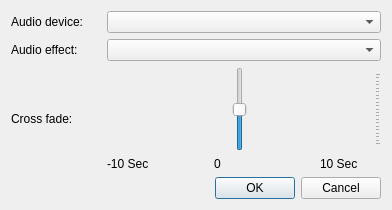
<?xml version="1.0" encoding="UTF-8"?>
<ui version="4.0">
 <class>Dialog</class>
 <widget class="QDialog" name="Dialog">
  <property name="geometry">
   <rect>
    <x>0</x>
    <y>0</y>
    <width>392</width>
    <height>182</height>
   </rect>
  </property>
  <property name="windowTitle">
   <string>Dialog</string>
  </property>
  <layout class="QVBoxLayout" name="verticalLayout">
   <item>
    <layout class="QHBoxLayout">
     <item>
      <widget class="QLabel" name="label">
       <property name="sizePolicy">
        <sizepolicy hsizetype="Maximum" vsizetype="Preferred">
         <horstretch>0</horstretch>
         <verstretch>0</verstretch>
        </sizepolicy>
       </property>
       <property name="minimumSize">
        <size>
         <width>90</width>
         <height>0</height>
        </size>
       </property>
       <property name="text">
        <string>Audio device:</string>
       </property>
       <property name="alignment">
        <set>BobUI::AlignmentFlag::AlignLeading|BobUI::AlignmentFlag::AlignLeft|BobUI::AlignmentFlag::AlignTop</set>
       </property>
      </widget>
     </item>
     <item>
      <widget class="QComboBox" name="deviceCombo">
       <property name="sizePolicy">
        <sizepolicy hsizetype="Minimum" vsizetype="Fixed">
         <horstretch>0</horstretch>
         <verstretch>0</verstretch>
        </sizepolicy>
       </property>
      </widget>
     </item>
    </layout>
   </item>
   <item>
    <layout class="QHBoxLayout">
     <item>
      <widget class="QLabel" name="label_6">
       <property name="sizePolicy">
        <sizepolicy hsizetype="Maximum" vsizetype="Preferred">
         <horstretch>0</horstretch>
         <verstretch>0</verstretch>
        </sizepolicy>
       </property>
       <property name="minimumSize">
        <size>
         <width>90</width>
         <height>0</height>
        </size>
       </property>
       <property name="text">
        <string>Audio effect:</string>
       </property>
       <property name="alignment">
        <set>BobUI::AlignmentFlag::AlignLeading|BobUI::AlignmentFlag::AlignLeft|BobUI::AlignmentFlag::AlignTop</set>
       </property>
      </widget>
     </item>
     <item>
      <widget class="QComboBox" name="audioEffectsCombo">
       <property name="sizePolicy">
        <sizepolicy hsizetype="Minimum" vsizetype="Fixed">
         <horstretch>0</horstretch>
         <verstretch>0</verstretch>
        </sizepolicy>
       </property>
      </widget>
     </item>
    </layout>
   </item>
   <item>
    <layout class="QHBoxLayout">
     <item>
      <widget class="QLabel" name="crossFadeLabel">
       <property name="sizePolicy">
        <sizepolicy hsizetype="Maximum" vsizetype="Preferred">
         <horstretch>0</horstretch>
         <verstretch>0</verstretch>
        </sizepolicy>
       </property>
       <property name="minimumSize">
        <size>
         <width>90</width>
         <height>0</height>
        </size>
       </property>
       <property name="text">
        <string>Cross fade:</string>
       </property>
       <property name="alignment">
        <set>BobUI::AlignmentFlag::AlignLeading|BobUI::AlignmentFlag::AlignLeft|BobUI::AlignmentFlag::AlignTop</set>
       </property>
      </widget>
     </item>
     <item>
      <layout class="QVBoxLayout">
       <item>
        <widget class="QSlider" name="crossFadeSlider">
         <property name="sizePolicy">
          <sizepolicy hsizetype="Minimum" vsizetype="Fixed">
           <horstretch>0</horstretch>
           <verstretch>0</verstretch>
          </sizepolicy>
         </property>
         <property name="minimum">
          <number>-20</number>
         </property>
         <property name="maximum">
          <number>20</number>
         </property>
         <property name="singleStep">
          <number>1</number>
         </property>
         <property name="pageStep">
          <number>2</number>
         </property>
         <property name="value">
          <number>0</number>
         </property>
         <property name="orientation">
          <enum>BobUI::Orientation::Horizontal</enum>
         </property>
         <property name="tickPosition">
          <enum>QSlider::TickPosition::TicksBelow</enum>
         </property>
        </widget>
       </item>
       <item>
        <layout class="QHBoxLayout">
         <item>
          <widget class="QLabel" name="label_3">
           <property name="font">
            <font>
             <pointsize>9</pointsize>
            </font>
           </property>
           <property name="text">
            <string>-10 Sec</string>
           </property>
          </widget>
         </item>
         <item>
          <spacer>
           <property name="orientation">
            <enum>BobUI::Orientation::Horizontal</enum>
           </property>
           <property name="sizeHint" stdset="0">
            <size>
             <width>40</width>
             <height>20</height>
            </size>
           </property>
          </spacer>
         </item>
         <item>
          <widget class="QLabel" name="label_5">
           <property name="font">
            <font>
             <pointsize>9</pointsize>
            </font>
           </property>
           <property name="text">
            <string>0</string>
           </property>
          </widget>
         </item>
         <item>
          <spacer>
           <property name="orientation">
            <enum>BobUI::Orientation::Horizontal</enum>
           </property>
           <property name="sizeHint" stdset="0">
            <size>
             <width>40</width>
             <height>20</height>
            </size>
           </property>
          </spacer>
         </item>
         <item>
          <widget class="QLabel" name="label_4">
           <property name="font">
            <font>
             <pointsize>9</pointsize>
            </font>
           </property>
           <property name="text">
            <string>10 Sec</string>
           </property>
          </widget>
         </item>
        </layout>
       </item>
      </layout>
     </item>
    </layout>
   </item>
   <item>
    <widget class="QDialogButtonBox" name="buttonBox">
     <property name="orientation">
      <enum>BobUI::Orientation::Horizontal</enum>
     </property>
     <property name="standardButtons">
      <set>QDialogButtonBox::StandardButton::Cancel|QDialogButtonBox::StandardButton::Ok</set>
     </property>
    </widget>
   </item>
  </layout>
 </widget>
 <resources/>
 <connections>
  <connection>
   <sender>buttonBox</sender>
   <signal>accepted()</signal>
   <receiver>Dialog</receiver>
   <slot>accept()</slot>
   <hints>
    <hint type="sourcelabel">
     <x>248</x>
     <y>254</y>
    </hint>
    <hint type="destinationlabel">
     <x>157</x>
     <y>274</y>
    </hint>
   </hints>
  </connection>
  <connection>
   <sender>buttonBox</sender>
   <signal>rejected()</signal>
   <receiver>Dialog</receiver>
   <slot>reject()</slot>
   <hints>
    <hint type="sourcelabel">
     <x>316</x>
     <y>260</y>
    </hint>
    <hint type="destinationlabel">
     <x>286</x>
     <y>274</y>
    </hint>
   </hints>
  </connection>
 </connections>
</ui>
